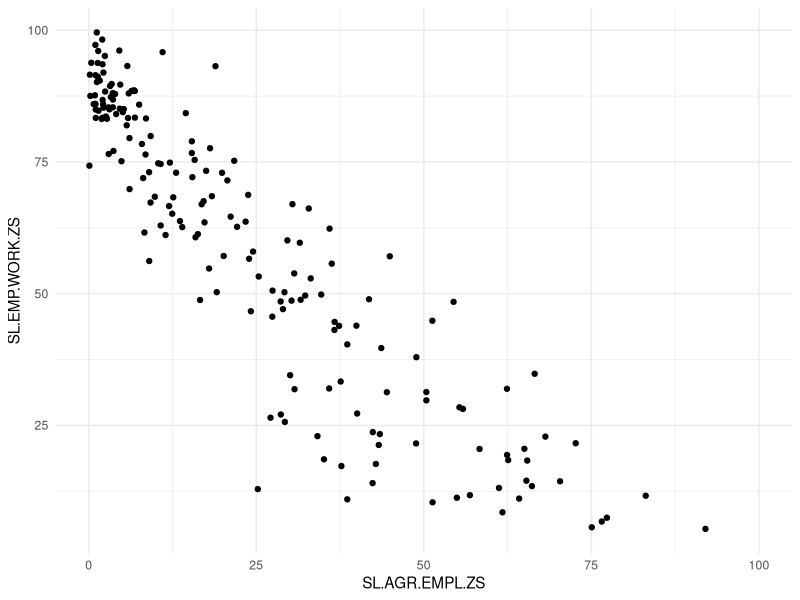
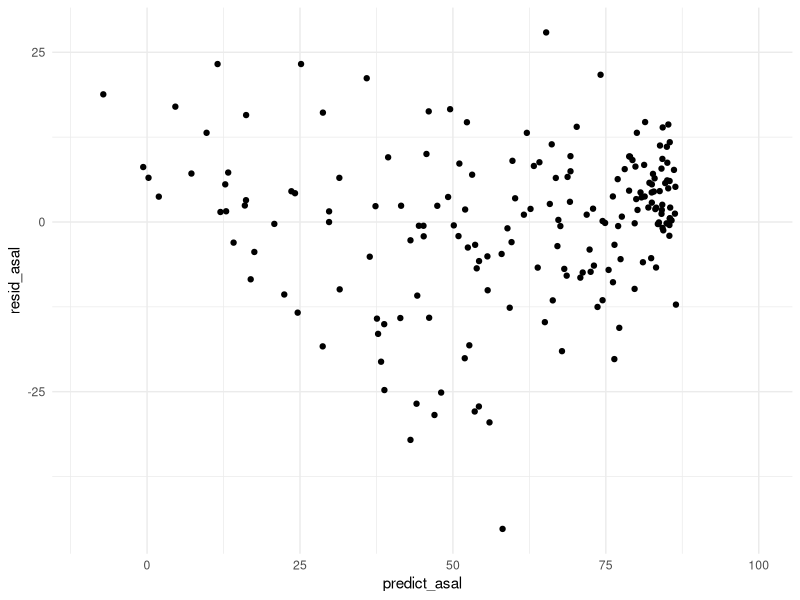

Recreate these plots in R, in order.
## ---- chunk 1
knitr::opts_chunk$set(echo=FALSE)
library(tidyverse)
## ---- chunk 2
knitr::opts_chunk$set(echo=TRUE, message=FALSE, warning=FALSE, collapse=TRUE, highlight=TRUE, paged.print=FALSE, prompt=TRUE, strip.white=FALSE, tidy = TRUE)
## ---- chunk 3
library(tidyverse)
## ---- chunk 4
df <- read_csv('./data/wb_bank_data_2019.csv')
## ---- chunk 5
df <- df %>%
  pivot_wider(id_cols = c(iso3c, iso2c, country),
              names_from = indicatorID,
              values_from = value)
## ---- chunk 6
df %>%
  ggplot(aes(x=SL.AGR.EMPL.ZS, y=SL.EMP.WORK.ZS)) +
    geom_point() + 
    xlim(0,100) +
    theme_minimal()
## ---- chunk 7
lm <- lm(SL.EMP.WORK.ZS ~ SL.AGR.EMPL.ZS, data=df)
## ---- chunk 8
summary(lm)
## ---- chunk 9
###
## ---- chunk 10
###
## ---- chunk 11
resid_plot <- tibble(
  resid_asal = residuals(lm),
  predict_asal = predict(lm, df),
  asal_orig = df$SL.EMP.WORK.ZS)

resid_plot %>%
  ggplot(aes(x=predict_asal, y=resid_asal)) +
    geom_point() +
    xlim(-10,100) +
    theme_minimal()

